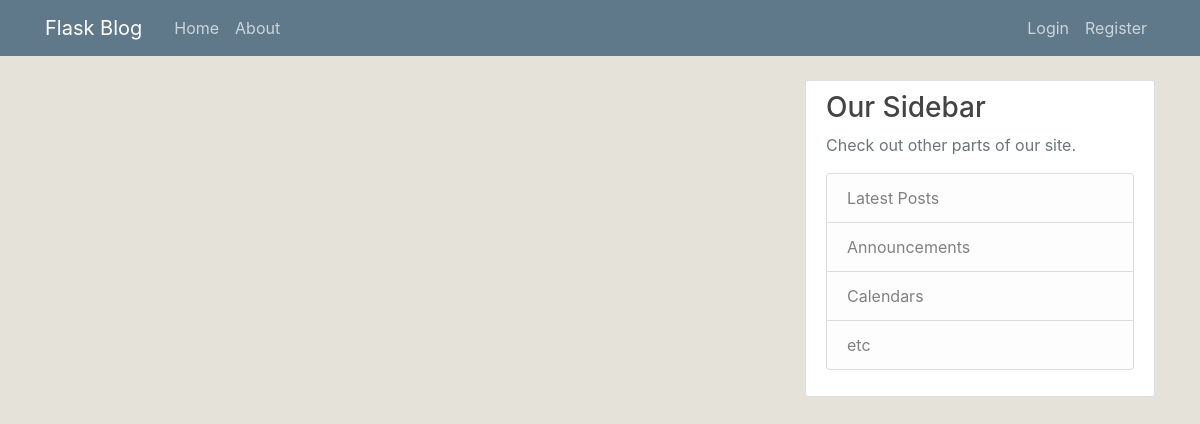
Page /home on the earlier database version.
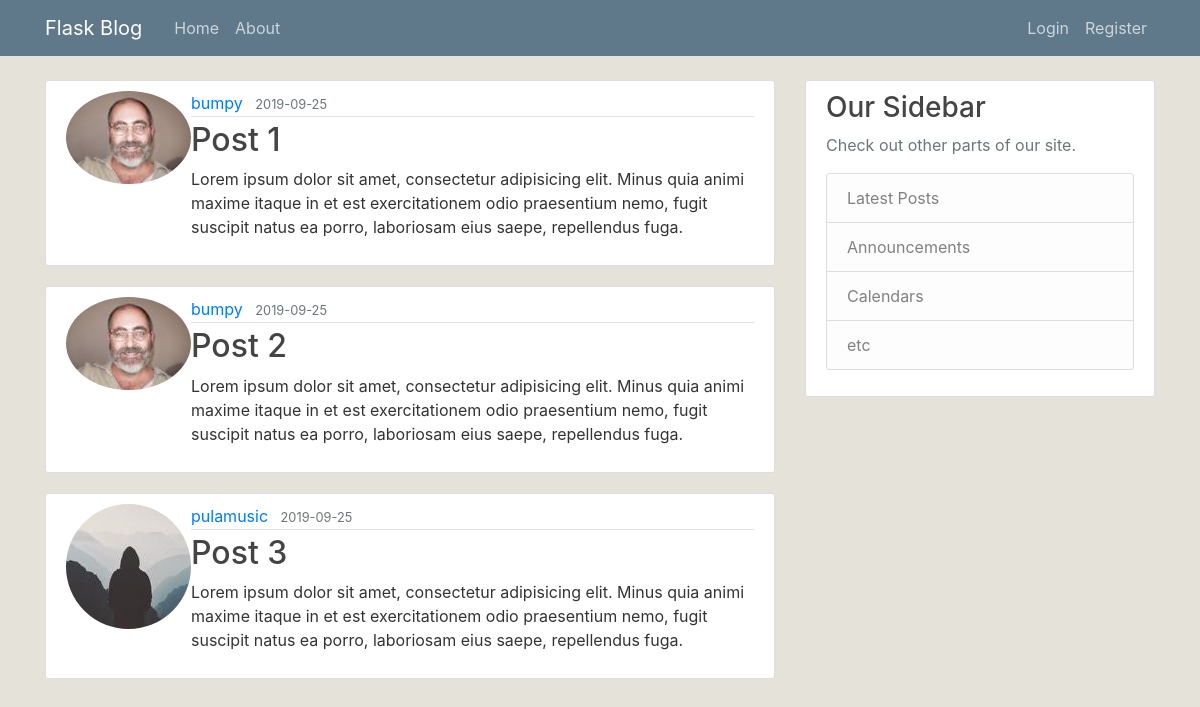
Same page on the later database version.
### flaskblog/models.py (models this page shows, shortened)
class Post(db.Model):
    id = db.Column(db.Integer, primary_key=True)
    title = db.Column(db.String(100), nullable=False)
    date_posted = db.Column(db.DateTime, nullable=False, default=datetime.utcnow)
    content = db.Column(db.Text, nullable=False)
    user_id = db.Column(db.Integer, db.ForeignKey('user.id'), nullable=False)

class User(db.Model, UserMixin):
    id = db.Column(db.Integer, primary_key=True)
    username = db.Column(db.String(20), unique=True, nullable=False)
    email = db.Column(db.String(120), unique=True, nullable=False)
    image_file = db.Column(db.String(20), nullable=False, default='default.jpg')
    password = db.Column(db.String(60), nullable=False)
    posts = db.relationship('Post', backref='author', lazy=True)

### flaskblog/routes.py (the view)
@app.route("/")
@app.route("/home")
def home():
    posts = Post.query.all()
    return render_template('home.html', posts=posts)

### flaskblog/templates/home.html
{% extends "layout.html" %}
{% block content %}
  {% for post in posts %}
  <article class="media content-section">
    <img src="{{ url_for('static', filename='profile_pics/' + post.author.image_file) }}" alt="" class="rounded-circle article-image">
    <div class="media-body">
      <div class="article-metadata">
        <a class="mr-2" href="#">{{ post.author.username }}</a>
        <small class="text-muted">{{ post.date_posted.strftime('%Y-%m-%d') }}</small>
      </div>
      <h2><a class="article-title" href="#">{{ post.title }}</a></h2>
      <p class="article-content">{{ post.content }}</p>
    </div>
  </article>
  {% endfor %}
{% endblock content %}

### flaskblog/templates/layout.html (shortened to what this page needs)
<!DOCTYPE html>
<html lang="en-us" dir="ltr">
  <head>
    <link rel="stylesheet" href="https://stackpath.bootstrapcdn.com/bootstrap/4.3.1/css/bootstrap.min.css">
    <link rel="stylesheet" href="{{ url_for('static', filename='main.css') }}">
  </head>
  <body>
    <header class="site-header">
      <nav class="navbar navbar-expand-md navbar-dark bg-steel fixed-top">
        <div class="container">
          <a class="navbar-brand mr-4" href="/">Flask Blog</a>
          <div class="collapse navbar-collapse" id="navbarToggle">
            <div class="navbar-nav mr-auto">
              <a class="nav-item nav-link" href="{{ url_for('home') }}">Home</a>
              <a class="nav-item nav-link" href="{{ url_for('about') }}">About</a>
            </div>
            <div class="navbar-nav">
              {% if current_user.is_authenticated %}
                <a class="nav-item nav-link" href="{{ url_for('new_post') }}">New Post</a>
                <a class="nav-item nav-link" href="{{ url_for('account') }}">Account</a>
                <a class="nav-item nav-link" href="{{ url_for('logout') }}">Logout</a>
              {% else %}
                <a class="nav-item nav-link" href="{{ url_for('login') }}">Login</a>
                <a class="nav-item nav-link" href="{{ url_for('register') }}">Register</a>
              {% endif %}
            </div>
          </div>
        </div>
      </nav>
    </header>
    <main role="main" class="container">
      <div class="row">
        <div class="col-md-8">
          {% block content %}{% endblock %}
        </div>
        <div class="col-md-4">
          <div class="content-section">
            <h3>Our Sidebar</h3>
            <p class='text-muted'>Check out other parts of our site.
              <ul class="list-group">
                <li class="list-group-item list-group-item-light">Latest Posts</li>
                <li class="list-group-item list-group-item-light">Announcements</li>
                <li class="list-group-item list-group-item-light">Calendars</li>
                <li class="list-group-item list-group-item-light">etc</li>
              </ul>
            </p>
          </div>
        </div>
      </div>
    </main>
  </body>
</html>

### flaskblog/static/main.css (style rules this page uses)
body { background: #e5e2da; color: #333333; margin-top: 5rem; }
h1, h2, h3, h4, h5, h6 { color: #444444; }
.bg-steel { background-color: #5f788a; }
.site-header .navbar-nav .nav-link { color: #cbd5db; }
.content-section { background: #ffffff; padding: 10px 20px; border: 1px solid #dddddd; border-radius: 3px; margin-bottom: 20px; }
.article-title { color: #444444; }
.article-content { white-space: pre-line; }
.article-metadata { padding-bottom: 1px; margin-bottom: 4px; border-bottom: 1px solid #e3e3e3 }

Differences in the rows shown:
added Post: image_file (picture), author.username "bumpy", date_posted "2019-09-25", title "Post 1", content "Lorem ipsum dolor sit amet, consectetur adipisicing elit. Minus quia animi maxime itaque in et est exercitationem odio praesentium nemo, fugit suscipit natus ea porro, laboriosam eius saepe, repellendus fuga."
added Post: image_file (picture), author.username "bumpy", date_posted "2019-09-25", title "Post 2", content "Lorem ipsum dolor sit amet, consectetur adipisicing elit. Minus quia animi maxime itaque in et est exercitationem odio praesentium nemo, fugit suscipit natus ea porro, laboriosam eius saepe, repellendus fuga."
added Post: image_file (picture), author.username "pulamusic", date_posted "2019-09-25", title "Post 3", content "Lorem ipsum dolor sit amet, consectetur adipisicing elit. Minus quia animi maxime itaque in et est exercitationem odio praesentium nemo, fugit suscipit natus ea porro, laboriosam eius saepe, repellendus fuga."
